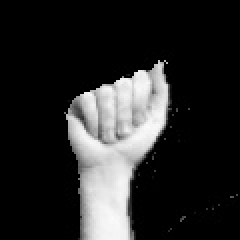
#> input picture pictures/1.jpg, 120 x 120 px (shown 2 times larger)
$ jupyter execute --allow-errors asl.ipynb   (older library calls are emulated)
#> lines starting #> are read from the running program, lines starting #| are printed output that depends on the picture
### scripts/adaptive_filt.py
import cv2
import numpy as np

'''
Adaptive filter functions script
'''

def img_avg(img):
	try:
		return int(img.sum(0).sum(0)/(img > 0).sum(0).sum(0))
	except:
		return 0

'''
Gamma correction function:
	Low gamma := brighter image
	High gamma := darker image
	gamma = 1 := Unchanged
'''
def gamma(img, gamma=1):
	if gamma == 1:
		return img
	gamma = 1.0 / gamma
	table = np.array([((i / 255.0) ** gamma) * 255
		for i in np.arange(0, 256)]).astype("uint8")

	return cv2.LUT(cv2.medianBlur(img, 3), table)

'''
This function predicts the right correction according
to the average intensities of the pixels belonging to
the hand of the user.
	desired_avg = 160
If presumes that the image has gone through a gamma
effect, making it either too bright or too dark. This
function will approximate that gamma by evaluating the
distance between the desired_avg and apply the correction
	correct_gamma = 1 / predicted_gamma
The correction is based on the difference between the
desired_avg and the avg. Here's the span:
	100 ---1/2.5--- 160 (1) ---2.5 --- 220
	predicted_gamma = pow(pow(2.5, 1/60), delta)
'''
def adaptive_filter(img):
	avg = img_avg(img)
	desired_avg = 160 # Can always be changed
	delta = avg - desired_avg
	predicted_gamma = 1

	if abs(delta) > 15:
		predicted_gamma = 1.015 ** delta

	return gamma(img, 1/predicted_gamma)

### scripts/sample_viewer.py
from matplotlib import pyplot as plt
import sys, os
from adaptive_filt import *

'''
This function displays the relevant images. It darkens an
image and corrects it. One can apply a median filter to the
image prior to the adaptive_filter() but the low pixel density
that the kinect provides will result in an important loss
of information.
'''
def display(img, figure):
	print('Original average : {0}'.format(img_avg(img)))

	dark = gamma(img, 0.3) #cv2.medianBlur(img, 3)
	print('Darker average : {0}'.format(img_avg(dark)))

	corrected = adaptive_filter(dark)
	print('Corrected average : {0}'.format(img_avg(corrected)))

	laplacian = cv2.Laplacian(img, cv2.CV_64F)
	sobelx = cv2.Sobel(img, cv2.CV_64F, 1, 0, ksize=3)
	sobely = cv2.Sobel(img, cv2.CV_64F, 0, 1, ksize=3)

	imgs = [img, dark, corrected, laplacian, sobelx, sobely]
	labels = ['Originale', 'Assombrie', 'Corrigee', 'Laplacien', 'Sobel-X', 'Sobel-Y']

	for i in range(len(imgs)):
		plt.subplot(2,3,i + 1), plt.imshow(imgs[i], cmap='gray')
		plt.title(labels[i]), plt.xticks([]), plt.yticks([])

	figure.canvas.draw()

'''
This function waits for a user input and returns the
character associated with it.
'''
# [67 lines left out: functions wait_key, main, not called in this run]

# [2 lines that do not run on import are left out]

### scripts/asl.ipynb
[cell 1]
import cv2
from matplotlib import pyplot as plt
from adaptive_filt import *
from sample_viewer import display

# Image processing

The goal of this project was to have some kind of real-time ASL interpreter that could be used with relative ease by the user. There are some examples out there that classify ASL static symbols but all of them usually restrict the user to a specific region of interest on the image with a blank background. Most of them also work only on the creators hands, meaning the dataset that was used to train their classifier was not diverse enough or at least no image processing techniques were used to normalize the samples pre-classification. So to summarize, the goals are:

  1. Ease of use
  2. Real-time
  3. Works on most hands

### Easy of use
The ease of use was achieved by `kinect-one` and `openni2`. Waving at the camera and having your hand immediately tracked makes it a lot more natural to the user. Since not everybody (or robot) owns a OpenNI-compatible 3D camera, the next addition to this package is the implementation of a hand tracker with `rgb` only cameras like a webcam with the use of Local Binary Pattern or Haar Cascades.

### Real-time
The real time aspect really depends on the platform on which you are running this package (suicide for a Raspberry Pi but will work just fine on a i5 - 2.4 GHz laptop). Since ROS provides immediate use of concurrent programming with its nodal structure, all that had to be done was splitting the image gathering and image classification processes into two separate nodes that communicate with each other.

### Versatile
The final goal was to have the package work with all or at least most hands. This is a basic problem of classification. The two classifiers that were chosen are the Convolutional Neural Network (CNN) and the Support Vector Machine (SVM). There are two approaches to using these classifiers:
1. Train them with a very broad and diverse dataset
2. Normalize the samples gathered during runtime to have them resemble a specific dataset that was used for training
The first method works just fine the CNN. Tensorflow provides an architecture called Inception V3 that can classify up to 1000 classes. And we're talking about distinguishing flowers, cars, bridges, cats and dogs of different shapes and sizes in very noisy environments. The SVM on the other hand will have a hard time doing that mainly because the features will need to be a specific size (independant of the image size). Therefore, the approach that was chosen was the second one for both classifiers. The datasets are made of right hands (because ASL static symbols are right handed) of four people. A sample will usually look like this:

[cell 2]
img = cv2.imread('../pictures/1.jpg', 0)
#> img is the input picture: shape (120, 120); min 0, max 251, mean 41.1
plt.subplot(1,2,1), plt.imshow(img, cmap='gray');
plt.title('ASL rgb sample'), plt.xticks([]), plt.yticks([]);

img = cv2.imread('../pictures/depth.png', 0)
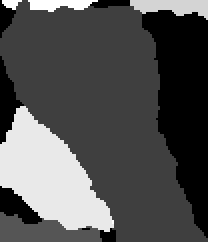
#> input picture pictures/depth.png, 104 x 121 px (shown 2 times larger)
#> img is the input picture: shape (121, 104); min 0, max 12, mean 3.84
plt.subplot(1,2,2), plt.imshow(img, cmap='gray');
plt.title('ASL depth sample'), plt.xticks([]), plt.yticks([]);

Once NiTE has detected a hand, it returns the coordinates of the centroid of the pixels representing the hand. This means that for a open-palm shaped hand, the centroid is going to be further from the wrist. Therefore, the wrist is not as visible. This behaviour will affect all samples with the same manner meaning there is no adjustment to be done for the dataset (ie having hands in different parts of the region of interest).

[cell 3]
img = cv2.imread('../pictures/1.jpg', 0)
plt.subplot(1,2,1), plt.imshow(img, cmap='gray');
plt.title('Low centroid with a'), plt.xticks([]), plt.yticks([]);

img = cv2.imread('../pictures/2.jpg', 0);
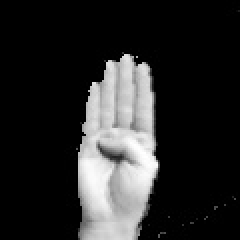
#> input picture pictures/2.jpg, 120 x 120 px (shown 2 times larger)
#> img is the input picture: shape (120, 120); min 0, max 255, mean 41.3
plt.subplot(1,2,2), plt.imshow(img, cmap='gray');
plt.title('High centroid with b'), plt.xticks([]), plt.yticks([]);
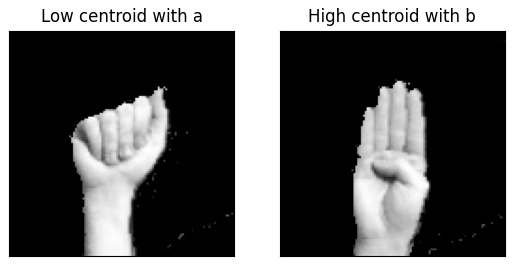
#> figure drawn by matplotlib, 2 panels

Here are the steps to obtain an image like that:

  1. Get the coordinates of the centroid of the hand.
  2. Crop a ROI of a specified size (120 x 120 in this case) in the depth map and registered rgb map.
  3. Compute the distance of the hand by average a $M_8$ neighborhood (to avoid a dead pixel).
  4. Use the depth map to threshold the image around that distance.

For laplacian of depth samples, the laplacian has to be computed before step 4 to prevent getting higher values at the edges. The goal is to have images independant of the placement of the hand. If the laplacian is done after step 4, if the hand is placed at a distance $d$, the derivative at the edges between the hand and the background that was thresholded to 0 will be $\pm d$. This means that samples will depend on the distance.

### SVM
The SVM was trained with rgb images only. The chosen features are a histogram of sobel gradient magnitudes and orientations (HOG) and non-zero values counts in each column and rows of the image (120x120). HOG features are useful because they provide edge detection. It provides finer detail for harder symbols like `m` and `n` letters. There is a limitaiton to HOG: it does not provide good results with different lighting or different skin tones. In other words, derivatives will generate different values for a darker skin or a hand taken in dark light (or vice-versa for brighter images). Since the second approach of training was chosen, there was a need of normalizing the images to a desired reference. By measuring the average intensity of the pixels belonging to the hand and applying a gamma correction, most images can be normalized to a specific average of 160.

$\gamma_c = \sqrt[60]{3}^{-\Delta \mu}$

Details are found in `adaptive_filter.py`.

Non-zero values are useful to detect the general shape of the hand. Those features alone bring up about two thirds of the classifier's accuracy.

[cell 4]
display(img, plt.figure());
#| Original average : 162
#> in gamma, `return cv2.LUT(cv2.medianBlur(img, 3), table)`:
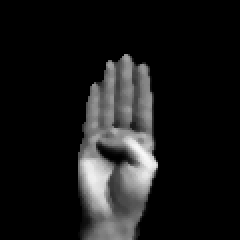
#> returned value: shape (120, 120) (shown 2 times larger); min 0, max 248, mean 24.5
#| Darker average : 116
#> in adaptive_filter, `avg = img_avg(img)`: avg = 116
#> in adaptive_filter, `delta = avg - desired_avg`: delta = -44
#> in adaptive_filter, `predicted_gamma = 1.015 ** delta`: predicted_gamma = 0.519
#| Corrected average : 162
#> in display, `sobelx = cv2.Sobel(img, cv2.CV_64F, 1, 0, ksize=3)`:
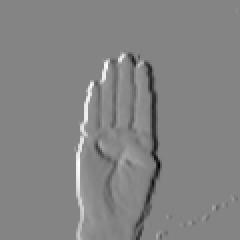
#> sobelx: shape (120, 120) float64 (shown 2 times larger); min -975, max 904, mean 0; drawn with min black and max white
#> in display, `sobely = cv2.Sobel(img, cv2.CV_64F, 0, 1, ksize=3)`:
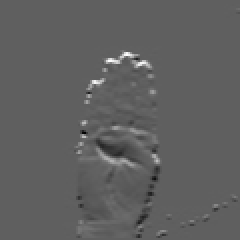
#> sobely: shape (120, 120) float64 (shown 2 times larger); min -532, max 886, mean 3.2; drawn with min black and max white
#> the loop in display, `for i in range(len(imgs)):` made 6 passes

Note: Pixel intensities in gradient images are shifted up. Gray is black, black is negative and white is positive.

### CNN
The CNN dataset is made out of rgb and depth images convolved with the isotropic derivative kernel: Laplacian. This way, edges are detected through x and y in a single image.

[cell 5]
laplacian = cv2.imread('../pictures/4.jpg', 0) * 4
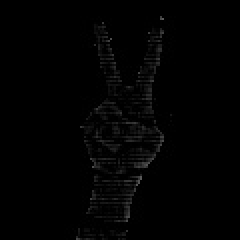
#> input picture pictures/4.jpg, 120 x 120 px (shown 2 times larger)
#> laplacian: shape (120, 120); min 0, max 252, mean 8.3
plt.subplot(1,2,1), plt.imshow(laplacian, cmap='gray');
plt.title('Depth laplacian'), plt.xticks([]), plt.yticks([]);

laplacian_rgb = cv2.imread('../pictures/3.jpg', 0) * 4
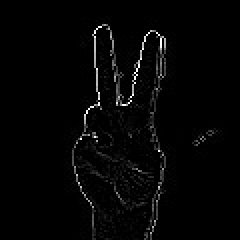
#> input picture pictures/3.jpg, 120 x 120 px (shown 2 times larger)
#> laplacian_rgb: shape (120, 120); min 0, max 252, mean 10.2
plt.subplot(1,2,2), plt.imshow(laplacian_rgb, cmap='gray');
plt.title('RGB laplacian'), plt.xticks([]), plt.yticks([]);

To create variation for the CNN dataset, one can alter the script `run.sh`. Random intensity and size multipliers can alter the image before training. This step is not very useful since the images are normalized anyway and the ROI is always 120x120.

A first attempt was to use laplacian depth images (to check variations of depth independently of hand depth) to train the CNN. Altough it worked for the most part, it had a hard time classifying similarly shaped letters like `m` and `n` or even `s` and `t`. Laplacian of rgb images offered better results because finer detail is easily picked by the camera.

[cell 6]
plt.subplot(2,2,1);
img = cv2.imread('../pictures/m_rgb.jpg') * 2
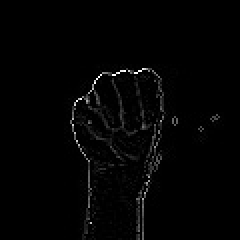
#> input picture pictures/m_rgb.jpg, 120 x 120 px (shown 2 times larger)
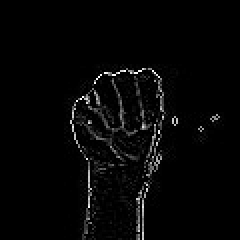
#> img: shape (120, 120, 3) (shown 2 times larger); min 0, max 254, mean 6
plt.imshow(img, cmap='gray');
plt.title('RGB laplacian of m'), plt.xticks([]), plt.yticks([]);

plt.subplot(2,2,2);
#> (the rest of this cell did not finish here and is left out)
